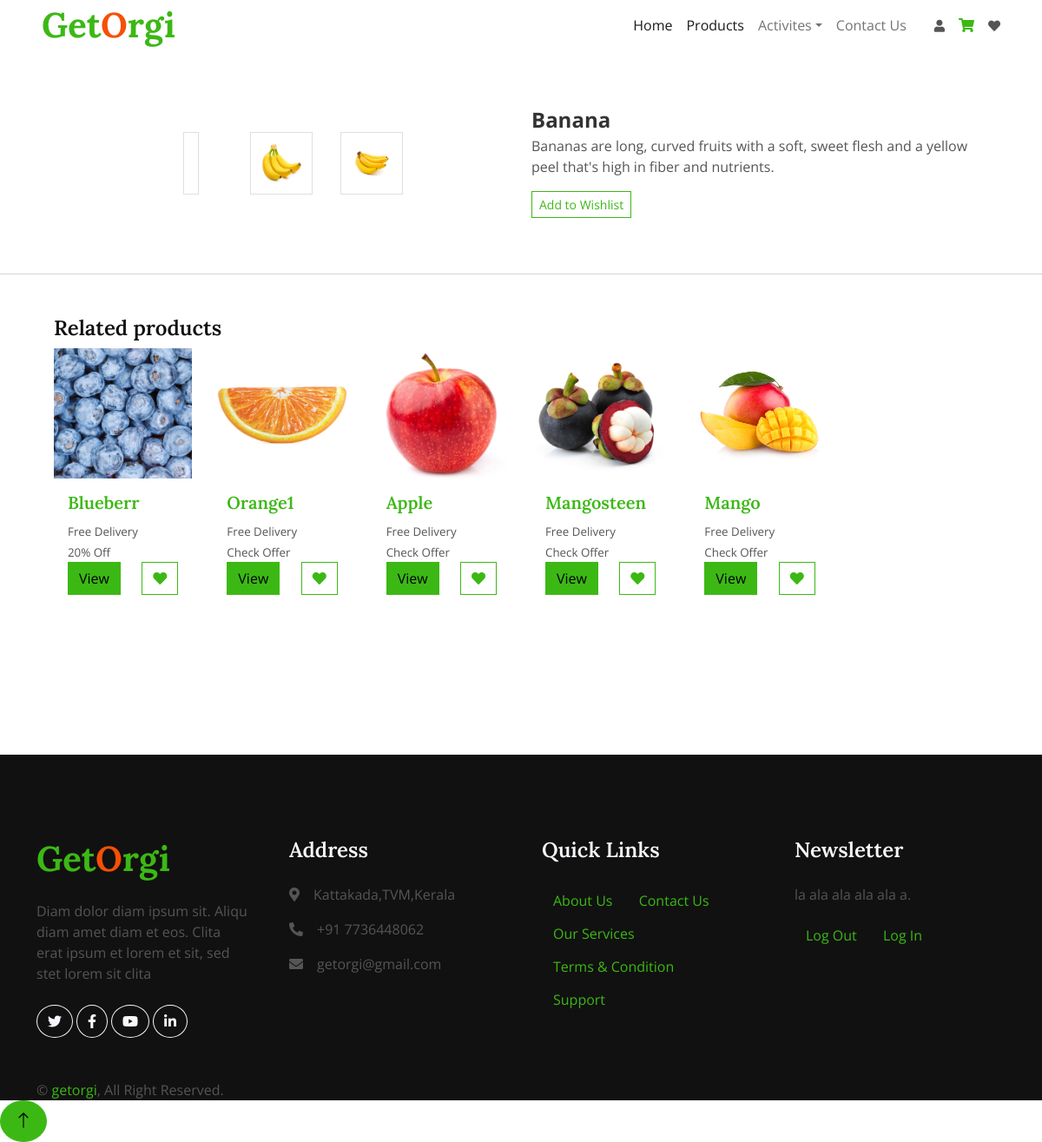
/shopsingle/?uid=3, run on an earlier commit of the app's database.
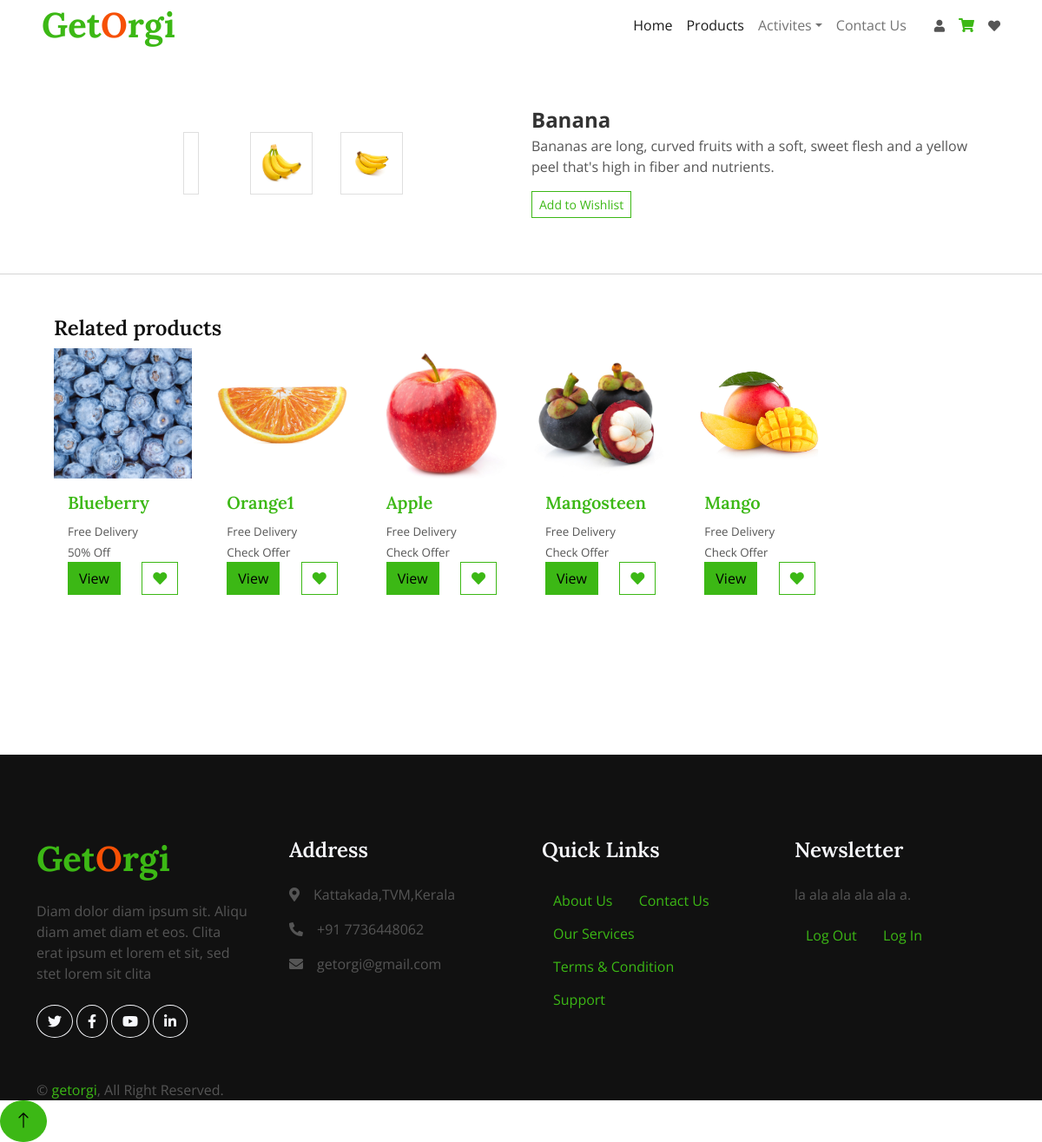
And on a later commit of the database.
### shopping/models.py (models this page shows, shortened)
class Product(models.Model):
    name = models.CharField(max_length=50)
    description = models.TextField(max_length=200, default='')
    stock = models.PositiveIntegerField(default=1)
    category = models.ForeignKey(Category, on_delete=models.CASCADE,  null=True)
    normalprice = models.IntegerField(default=0)
    listed = models.BooleanField(default=True)
    offer_percentage = models.IntegerField(default=0)

class Image(models.Model):
    image = models.ImageField(upload_to='products/')
    product = models.ForeignKey(Product, on_delete=models.CASCADE, null=True, blank=True, related_name='images', default=None)

### shopping/views.py (the view)
# urls.py: path('shopsingle/', views.shopsingle, name='shopsingle'),
def shopsingle(request):
    uid = request.GET.get('uid')
    product = Product.objects.prefetch_related('images').filter(id=uid).first()
    images = product.images.all() if product else []
    variants = ProductVariant.objects.filter(product=product).order_by('price')
    products_in_same_category = Product.objects.filter(category=product.category)
    category_offer_percentage = None
    if product.category:
        category_offer_percentage = product.category.offer_percentage
    return render(request, 'product_detail.html', {'product': product, 'images': images,'variants': variants, 'products_in_same_category':products_in_same_category,'category_offer_percentage':category_offer_percentage})

### templates/product_detail.html (shortened to what this page needs)
{% extends "theme.html" %}
{% load static %}
{% block content %}
<head>
</head>
<body>
  <div class="container-fluid pb-5 mt-5">
    <div class="row px-xl-5">
      <div class="col-md-6 position-relative">
        <div class="d-flex justify-content-center p-3">
        </div>
        <div class="d-flex px-5 justify-content-center">
          <div class="col-2 d-flex justify-content-center mx-3">
            <div class="card product-alt-card p-2">
            </div>
          </div>
          <div class="col-2 d-flex justify-content-center mx-3">
            <div class="card product-alt-card p-2">
              <img class="product-alt-images" id="image2" onclick="changeImage(this)" src="{{ images.1.image.url }}" alt="">
            </div>
          </div>
          <div class="col-2 d-flex justify-content-center mx-3">
            <div class="card product-alt-card p-2">
              <img class="product-alt-images" id="image3" onclick="changeImage(this)" src="{{ images.2.image.url }}" alt="">
            </div>
          </div>
        </div>
      </div>
      <div class="col-md-6">
        <div>
          <p class="product-details-title pt-4 mb-0 fw-bold">{{product.name}}</p>
        </div>
        <div>
          <p>{{product.description}}</p>
        </div>
        <a type="submit" href="{% url 'wishlist' %}?wish_id={{product.id}}" class="buy-now btn btn-sm btn-outline-primary">Add to Wishlist</a>
      </div>
    </div>
  </div>
  <hr size="3" color="blue" width="100%">
  <div class="container my-5">
    <div class="row mx-0 px-2" style="margin-left: -50px; margin-right: -50px;">
      <div class="col-12">
        <h4>Related products</h4>
        <div class="row mb-5">
          {% for i in products_in_same_category %}
            {% if i != product %}
              <div class="col-sm-6 col-lg-2 mb-4">
                <div class="card product-card border-0">
                  {% if i.images.all %}
                    {% with i.images.all|first as img %}
                      <img class="card-img-top rounded" src="{{ img.image.url }}" alt="{{ product.name }}">
                    {% endwith %}
                  {% endif %}
                  <div class="card-body">
                    <h5 class="card-title product-name">
                      <a href="{% url 'shopsingle' %}?uid={{ i.id }}">{{ i.name }}</a>
                    </h5>
                    <span style="font-size: smaller;">Free Delivery</span><br>
                    {% if i.offer_percentage %}
                      <span style="font-size: smaller;">{{ i.offer_percentage }}% Off</span>
                    {% else %}
                      <span style="font-size: smaller;">Check Offer</span>
                    {% endif %}
                    <div class="d-flex justify-content-between">
                      <a href="{% url 'shopsingle' %}?uid={{ i.id }}" class="btn btn-primary">View</a>
                      <a href="{% url 'wishlist' %}?wish_id={{ i.id }}" class="btn btn-outline-primary "><i class="fas fa-heart"></i></a>
                    </div>
                  </div>
                </div>
              </div>
              {% if forloop.counter|divisibleby:6 %}
                </div>
              {% endif %}
            {% endif %}
          {% endfor %}
      </div>
    </div>
  </div>
</body>
</body>
</html>
{% endblock %}

What changed in the data, as far as the page shows it:
changed Product: name "Blueberr" → "Blueberry"; offer_percentage "20" → "50"
